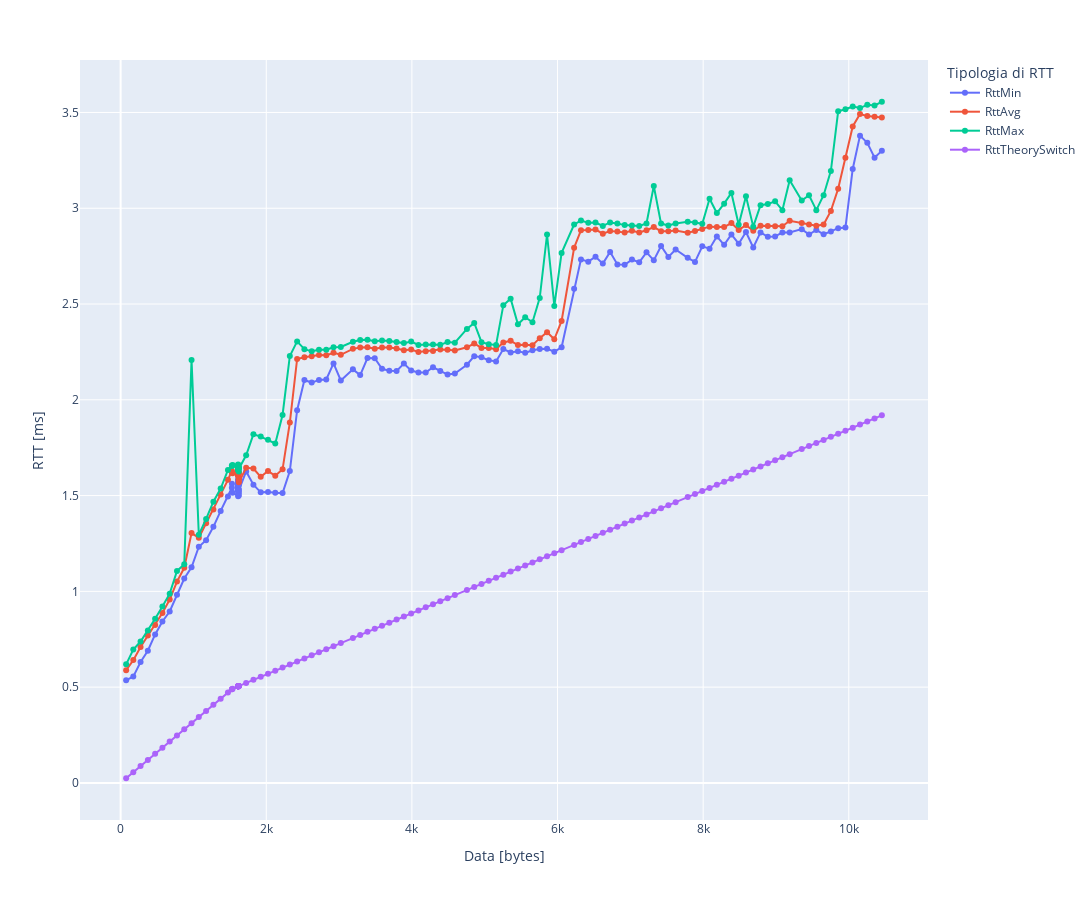

The notebook cell this image was saved under:
### Code cell
fig = px.line(x=lenght, y=[RttMin, RttAvg, RttMax, RttTheorySwitch],
                markers=True ,labels=dict(x="Data [bytes]", value="RTT [ms]", variable="Tipologia di RTT"),
                width=1400, height= 900)

newnamesFig = {'wide_variable_0':'RttMin', 'wide_variable_1':'RttAvg', 'wide_variable_2':'RttMax', 'wide_variable_3': 'RttTheorySwitch'}
fig.for_each_trace(lambda t: t.update(name = newnamesFig[t.name],
                                      legendgroup = newnamesFig[t.name],
                                      hovertemplate = t.hovertemplate.replace(t.name, newnamesFig[t.name])
                                     )
                  )
fig.show()

### Figure 1 — Plotly figure (JSON) as saved in the notebook; plotly's stock layout.template omitted (floating-point values rounded to 4 significant figures; data arrays with more than 128 entries replaced by an {"elided": "..."} marker saying what was removed)
{"data": [{"hovertemplate": "Tipologia di RTT=RttMin<br>Data [bytes]=%{x}<br>RTT [ms]=%{y}<extra></extra>", "legendgroup": "RttMin", "line": {"color": "#636efa", "dash": "solid"}, "marker": {"symbol": "circle"}, "mode": "lines+markers", "name": "RttMin", "orientation": "v", "showlegend": true, "type": "scatter", "x": {"elided": "131 int values"}, "xaxis": "x", "y": {"elided": "131 float values"}, "yaxis": "y"}, {"hovertemplate": "Tipologia di RTT=RttAvg<br>Data [bytes]=%{x}<br>RTT [ms]=%{y}<extra></extra>", "legendgroup": "RttAvg", "line": {"color": "#EF553B", "dash": "solid"}, "marker": {"symbol": "circle"}, "mode": "lines+markers", "name": "RttAvg", "orientation": "v", "showlegend": true, "type": "scatter", "x": {"elided": "131 int values"}, "xaxis": "x", "y": {"elided": "131 float values"}, "yaxis": "y"}, {"hovertemplate": "Tipologia di RTT=RttMax<br>Data [bytes]=%{x}<br>RTT [ms]=%{y}<extra></extra>", "legendgroup": "RttMax", "line": {"color": "#00cc96", "dash": "solid"}, "marker": {"symbol": "circle"}, "mode": "lines+markers", "name": "RttMax", "orientation": "v", "showlegend": true, "type": "scatter", "x": {"elided": "131 int values"}, "xaxis": "x", "y": {"elided": "131 float values"}, "yaxis": "y"}, {"hovertemplate": "Tipologia di RTT=RttTheorySwitch<br>Data [bytes]=%{x}<br>RTT [ms]=%{y}<extra></extra>", "legendgroup": "RttTheorySwitch", "line": {"color": "#ab63fa", "dash": "solid"}, "marker": {"symbol": "circle"}, "mode": "lines+markers", "name": "RttTheorySwitch", "orientation": "v", "showlegend": true, "type": "scatter", "x": {"elided": "131 int values"}, "xaxis": "x", "y": {"elided": "131 float values"}, "yaxis": "y"}], "layout": {"height": 900, "legend": {"title": {"text": "Tipologia di RTT"}, "tracegroupgap": 0}, "margin": {"t": 60}, "width": 1400, "xaxis": {"anchor": "y", "domain": [0, 1], "title": {"text": "Data [bytes]"}}, "yaxis": {"anchor": "x", "domain": [0, 1], "title": {"text": "RTT [ms]"}}}}
